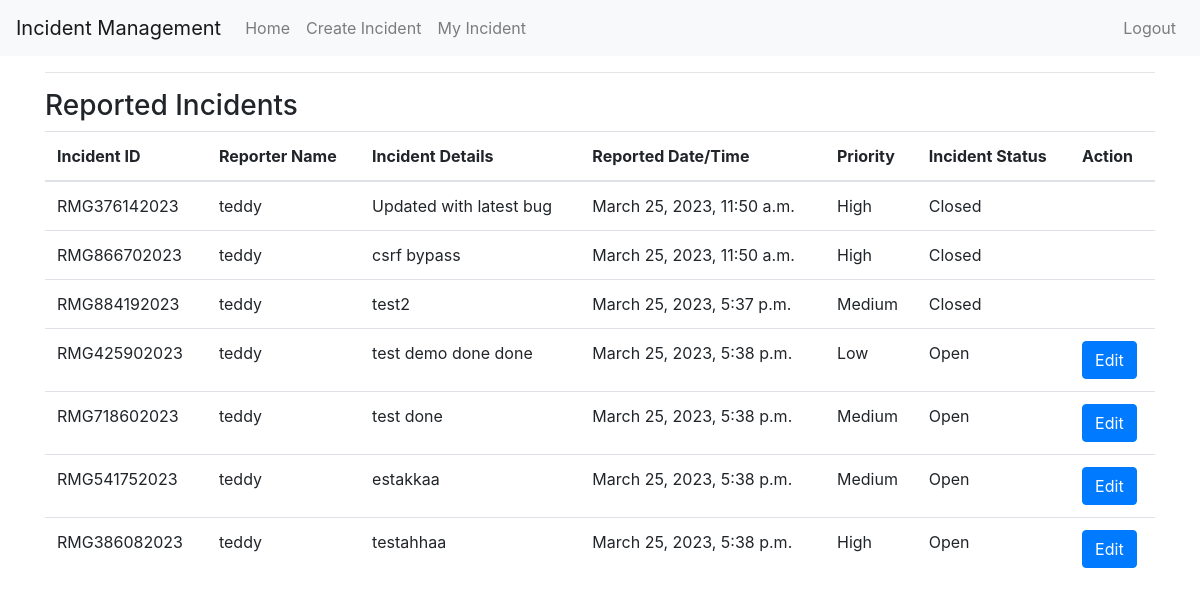
Screenshot of / (signed in) with the database file from the repository.
### incidentManagment/models.py (models this page shows, shortened)
class Incident(models.Model):
    INCIDENT_STATUS_OPEN = 'Open'
    INCIDENT_STATUS_IN_PROGRESS = 'In progress'
    INCIDENT_STATUS_CLOSED = 'Closed'
    INCIDENT_STATUS_CHOICES = [
        (INCIDENT_STATUS_OPEN, 'Open'),
        (INCIDENT_STATUS_IN_PROGRESS, 'In progress'),
        (INCIDENT_STATUS_CLOSED, 'Closed'),
    ]
    INCIDENT_PRIORITY_HIGH = 'High'
    INCIDENT_PRIORITY_MEDIUM = 'Medium'
    INCIDENT_PRIORITY_LOW = 'Low'
    INCIDENT_PRIORITY_CHOICES = [
        (INCIDENT_PRIORITY_HIGH, 'High'),
        (INCIDENT_PRIORITY_MEDIUM, 'Medium'),
        (INCIDENT_PRIORITY_LOW, 'Low'),
    ]
    incident_id = models.CharField(max_length=13, unique=True, editable=False)
    reporter = models.ForeignKey(User, on_delete=models.CASCADE)
    incident_details = models.TextField()
    reported_date = models.DateTimeField(auto_now_add=True)
    priority = models.CharField(max_length=10, choices=INCIDENT_PRIORITY_CHOICES)
    status = models.CharField(max_length=20, choices=INCIDENT_STATUS_CHOICES)

### incidentManagment/views.py (the view)
# urls.py: path('', views.index, name='index'),
@login_required
def index(request):
    user = request.user
    incidents = Incident.objects.filter(reporter=user)
    return render(request, 'index.html', {'user': user, 'incidents': incidents})

### incidentManagment/templates/index.html (shortened to what this page needs)
{% extends 'base.html' %}
{% block content %}
<div class="container">
  <hr>
  {% if incidents %}
    <h3>Reported Incidents</h3>
    <table class="table">
      <thead>
        <tr>
          <th>Incident ID</th>
          <th>Reporter Name</th>
          <th>Incident Details</th>
          <th>Reported Date/Time</th>
          <th>Priority</th>
          <th>Incident Status</th>
          <th>Action</th>
        </tr>
      </thead>
      <tbody>
        {% for incident in incidents %}
        <tr>
          <td>{{ incident.incident_id }}</td>
          <td>{{ incident.reporter}}</td>
          <td>{{ incident.incident_details }}</td>
          <td>{{ incident.reported_date }}</td>
          <td>{{ incident.priority }}</td>
          <td>{{ incident.status }}</td>
          {% if incident.status == 'Open' or incident.status == 'In progress' %}
          <td><a href="{% url 'update_incident' %}?incident_id={{ incident.incident_id }}&reporter={{ incident.reporter }}" class="btn btn-primary">Edit</a>
          </td>
          {% else %}
          <td></td>
          {% endif %}
        </tr>
        {% endfor %}
      </tbody>
    </table>
  {% else %}
    <p>No incidents found.</p>
  {% endif %}
</div>
{% endblock %}

### incidentManagment/templates/base.html (shortened to what this page needs)
{% load static %}
<!DOCTYPE html>
<html lang="en">
<head>
  <link rel="stylesheet" href="https://stackpath.bootstrapcdn.com/bootstrap/4.3.1/css/bootstrap.min.css">
</head>
<body>
    <nav class="navbar navbar-expand-lg navbar-light bg-light">
        <a class="navbar-brand" href="#">Incident Management</a>
        <div class="collapse navbar-collapse" id="navbarNav">
          <ul class="navbar-nav mr-auto">
            {% if user.is_authenticated %}
              <li class="nav-item">
                <a class="nav-link" href="{% url 'index' %}">Home</a>
              </li>
              <li class="nav-item">
                <a class="nav-link" href="{% url 'create_incident' %}">Create Incident</a>
              </li>
              <li class="nav-item">
                <a class="nav-link" href="{% url 'incidents' %}">My Incident</a>
              </li>
            {% endif %}
          </ul>
          <ul class="navbar-nav">
            {% if user.is_authenticated %}
              <li class="nav-item">
                <a class="nav-link" href="{% url 'logout' %}">Logout</a>
              </li>
            {% endif %}
          </ul>
        </div>
      </nav>
  <main>
    {% block content %}{% endblock %}
  </main>
</body>
</html>

### rows the page displays
Incident: incident_id "RMG376142023", reporter "teddy", incident_details "Updated with latest bug", reported_date "March 25, 2023, 11:50 a.m.", priority "High", status "Closed"
Incident: incident_id "RMG866702023", reporter "teddy", incident_details "csrf bypass", reported_date "March 25, 2023, 11:50 a.m.", priority "High", status "Closed"
Incident: incident_id "RMG884192023", reporter "teddy", incident_details "test2", reported_date "March 25, 2023, 5:37 p.m.", priority "Medium", status "Closed"
Incident: incident_id "RMG425902023", reporter "teddy", incident_details "test demo done done", reported_date "March 25, 2023, 5:38 p.m.", priority "Low", status "Open"
Incident: incident_id "RMG718602023", reporter "teddy", incident_details "test done", reported_date "March 25, 2023, 5:38 p.m.", priority "Medium", status "Open"
Incident: incident_id "RMG541752023", reporter "teddy", incident_details "estakkaa", reported_date "March 25, 2023, 5:38 p.m.", priority "Medium", status "Open"
Incident: incident_id "RMG386082023", reporter "teddy", incident_details "testahhaa", reported_date "March 25, 2023, 5:38 p.m.", priority "High", status "Open"
